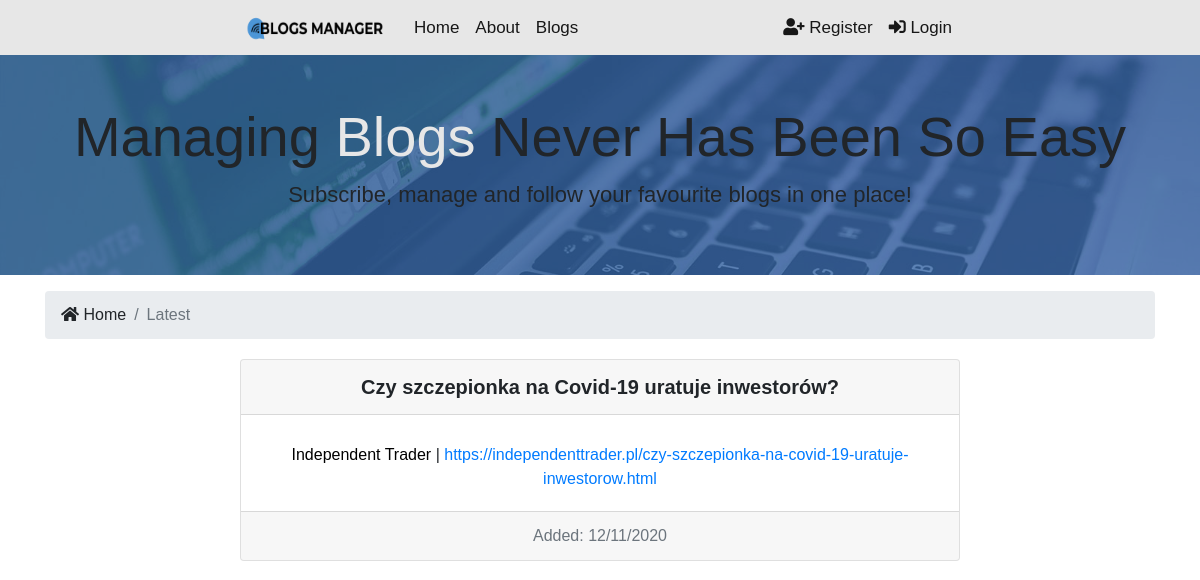
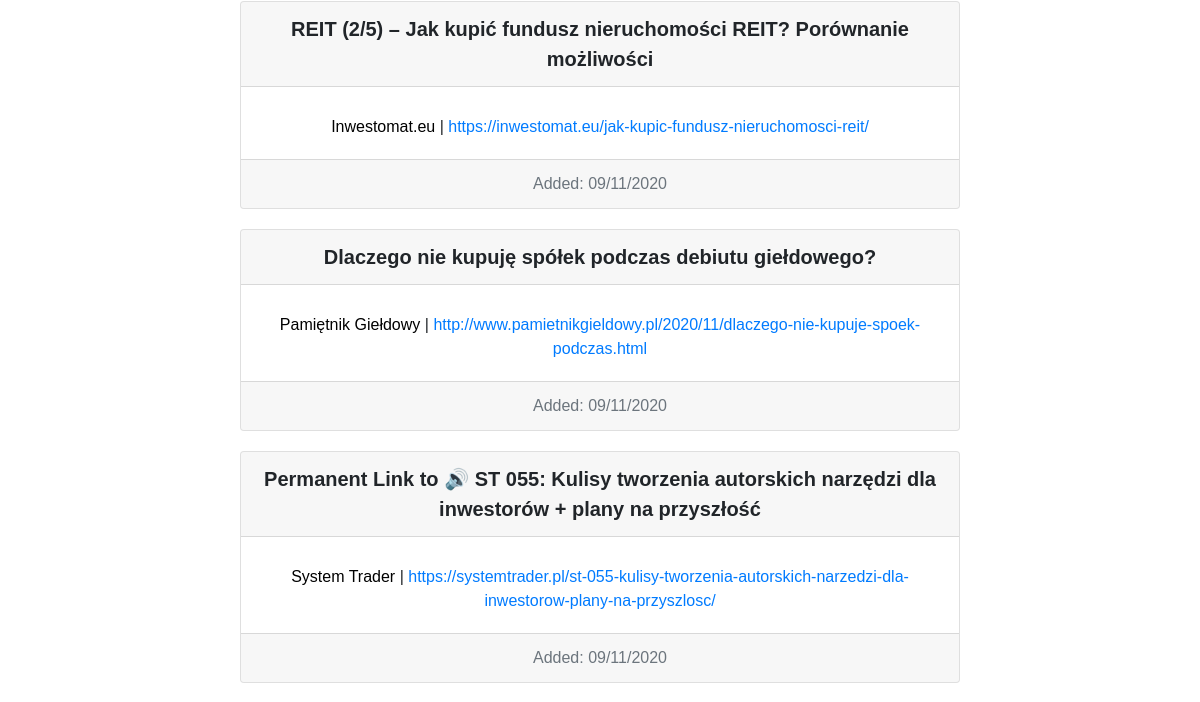
Before: / (upper part) with the older database file (2 pictures, top to bottom).
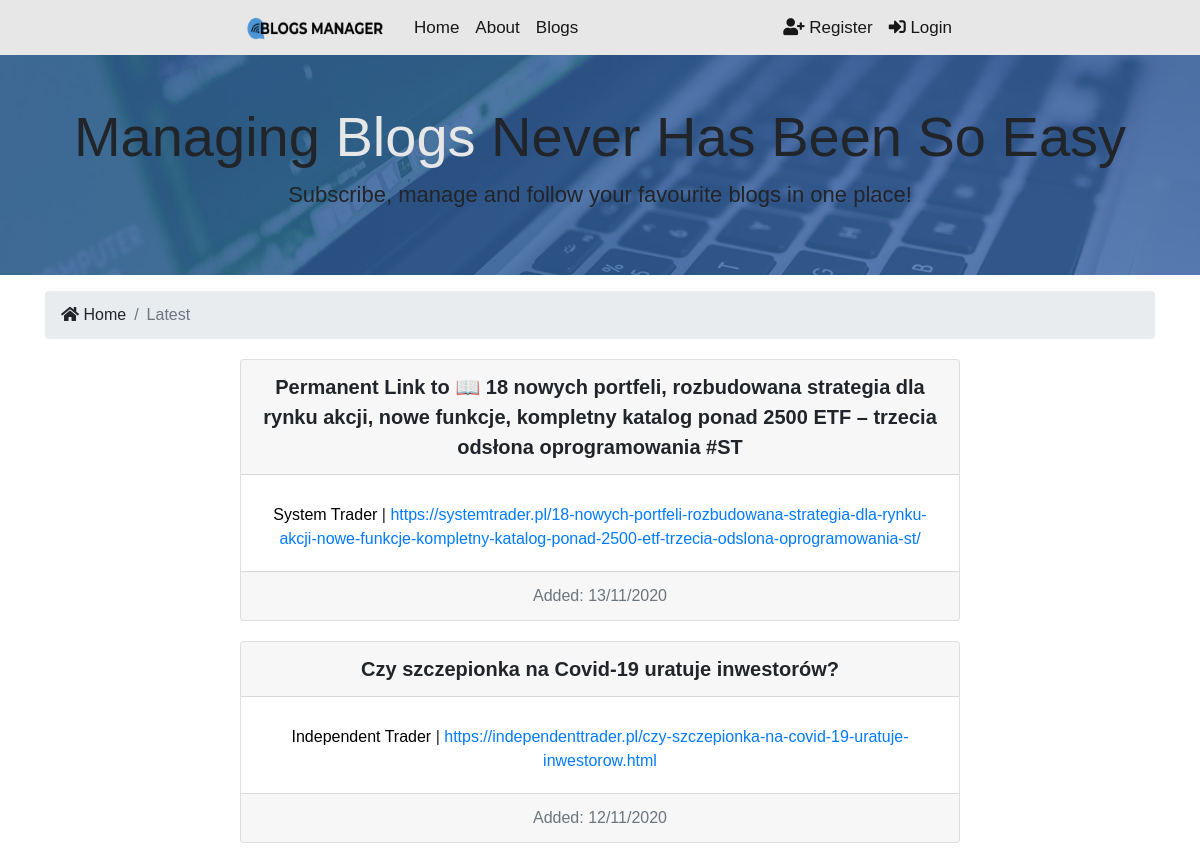
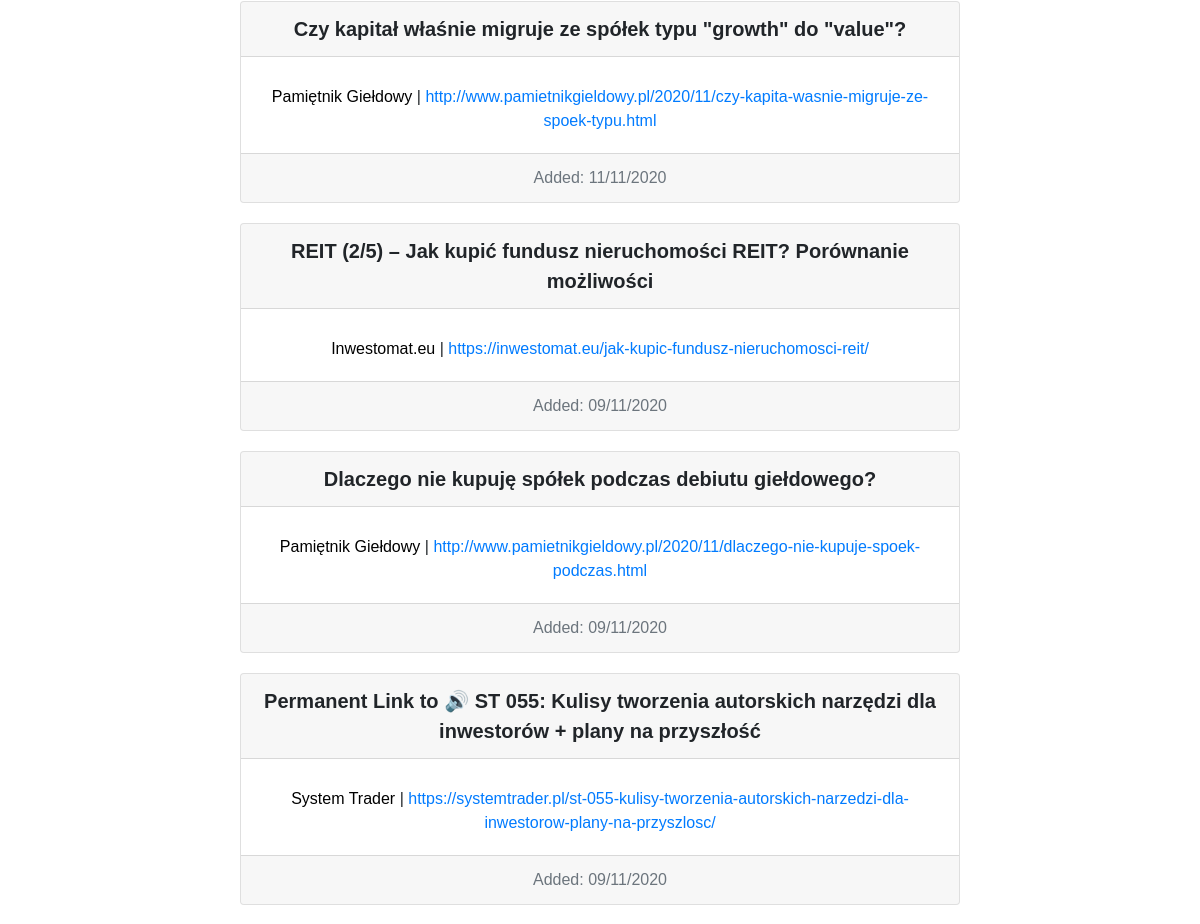
After: the same page with the newer database file (2 pictures, top to bottom).
### blogs/models.py (models this page shows, shortened)
class BlogPost(models.Model):
    name = models.CharField(max_length=200)
    url = models.CharField(max_length=200)
    added = models.DateTimeField()
    blog = models.ForeignKey(Blog, on_delete=models.CASCADE, related_name='blog_post')
    class Meta:
        ordering = ('-added',)

class Blog(models.Model):
    name = models.CharField(max_length=200)
    url = models.CharField(max_length=200)
    author = models.CharField(max_length=100)
    genre = models.CharField(choices=GENRE_CHOICES, default="IT", max_length=30)
    genre2 = models.CharField(choices=GENRE_CHOICES, blank=True, max_length=30)
    language = models.CharField(default="Polish", max_length=100)
    def __str__(self):
        return self.name

### pages/views.py (the view)
# urls.py: path("", views.index, name="blogs"),
def index(request):
    blog_posts = BlogPost.objects.all().order_by('-added', 'name')
    context = {"blog_posts": blog_posts}
    return render(request, "pages/index.html", context)

### templates/pages/index.html (shortened to what this page needs)
{% extends 'base.html' %}
{% block content %}
<section id="showcase-inner" class="py-5 text-black">
    <div class="container">
        <div class="row text-center">
            <div class="col-md-12">
                <h1 class="display-4">Managing <span style="color:#e7e7e7">Blogs</span> Never Has Been So Easy</h1>
                <p class="lead">Subscribe, manage and follow your favourite blogs in one place!  </p>
            </div>
        </div>
    </div>
</section>
<section id="bc" class="mt-3">
    <div class="container">
      <nav aria-label="breadcrumb">
        <ol class="breadcrumb">
            <li class="breadcrumb-item">
                <a href="{% url 'index' %}">
                <i class="fas fa-home"></i> Home</a>
            </li>
          <li class="breadcrumb-item active"> Latest</li>
        </ol>
      </nav>
    </div>
</section>
<section id="blogs">
    {% if blog_posts %}
        {% for blog_post in blog_posts %}
            <div class="card text-center">
                <div class="card-header">
                    {{ blog_post.name }}
                </div>
                    <div class="card-body">
                        <a href="{% url 'blog_info' pk=blog_post.blog.id %}" class="card-text no-link">{{blog_post.blog}}</a> | <a href="{{ blog_post.url }}" class="card-text">{{ blog_post.url }}</a>
                    </div>
                <div class="card-footer text-muted">
                Added: {{ blog_post.added|date:'d/m/Y' }}
                </div>
            </div>
        {% endfor %}
    {% else %}
        <div class="col-md-12">
            <p>No Blogs Available :(</p>
        </div>
    {% endif %}
</section>
{% endblock %}

### templates/base.html (shortened to what this page needs)
{% load static %}
<!DOCTYPE html>
<html lang="en">
<head>
    <link rel="stylesheet" href="https://stackpath.bootstrapcdn.com/bootstrap/4.5.0/css/bootstrap.min.css">
    <link rel="stylesheet" href="https://cdnjs.cloudflare.com/ajax/libs/font-awesome/5.14.0/css/all.min.css" />
    <link rel="stylesheet" type="text/css" href="{% static 'css/styles.css' %}">
</head>
<body>
    {% include 'partials/_navbar.html' %}
    {% block content %}
    {% endblock %}
</body>
</html>

### templates/partials/_navbar.html (shortened to what this page needs)
{% load static %}
<nav class="navbar navbar-expand-lg navbar-light bg-light">
	<a class="navbar-brand" href="{% url 'index' %}">
        <img src="{% static 'img/logo.png' %}" class="logo" alt="">
	</a>
    <div class="collapse navbar-collapse" id="navbarNav">
        <ul class="navbar-nav">
            <li class="nav-item">
                <a class="nav-link" href="{% url 'index' %}">Home </a>
            </li>
            <li class="nav-item">
                <a class="nav-link" href="#">About</a>
            </li>
            <li class="nav-item">
                <a class="nav-link" href="{% url 'blogs' %}">Blogs</a>
			</li>
		</ul>
	</div>
	<div class="collapse navbar-collapse justify-content-end" id="navbarNav">
        <ul class="navbar-nav">
            {% if user.is_authenticated %}
            <li class="nav-item justify-content-end">
                <a class="nav-link" href="{% url 'account' %}"><i class="fas fa-user"></i> Account</a>
            </li>
            <li class="nav-item justify-content-end">
                <a class="nav-link" href="{% url 'logout' %}"><i class="fas fa-sign-out-alt"></i> Logout</a>
			</li>
            {% else %}
			<li class="nav-item justify-content-end">
                <a class="nav-link" href="{% url 'register' %}"><i class="fas fa-user-plus"></i> Register</a>
			</li>
			<li class="nav-item justify-content-end">
                <a class="nav-link" href="{% url 'login' %}"><i class="fas fa-sign-in-alt"></i> Login</a>
            </li>
            {% endif %}
        </ul>
    </div>
</nav>

### blogs_manager/static/css/styles.css (style rules this page uses)
body { font-family: Impact, Charcoal, sans-serif; background-color: white; }
a.no-link:link { color: black; text-decoration: none; }
.bg-light { padding-left: 20%; padding-right: 20%; padding-bottom: 0; padding-top: 0; }
.navbar { background-color: #e7e7e7!important; }
.logo { width: 150px; height: 45px; }
.navbar-light .navbar-nav .nav-link { color: rgba(0,0,0, 0.9); font-size: 17px; }
.lead { font-size: 22px; }
#showcase-inner { background: url(../img/background.jpg) no-repeat center; background-size: cover; position: relative; overflow: hidden; min-height: 180px; }
#showcase-inner::before { background: rgba(55, 113, 189, 0.65); background-size: cover; content: ''; position: absolute; top: 0; left: 0; min-height: 100%; width: 100%; }
.breadcrumb-item a, a:hover, a:focus, a:active { text-decoration: none; color: inherit; }
.card { margin-top: 20px; margin-bottom: 20px; margin-left: 20%; margin-right: 20%; }
.card-header { font-size: 20px; font-weight: bold; }
.card-text { margin-bottom: 8px; }
.col-md-12 p { text-align: center; }

Changed rows visible on the page:
added BlogPost: name "Permanent Link to 📖 18 nowych portfeli, rozbudowana strategia dla rynku akcji, nowe funkcje, kompletny katalog ponad 2500 ETF – trzecia odsłona oprogramowania #ST", blog "System Trader", url "https://systemtrader.pl/18-nowych-portfeli-rozbudowana-strategia-dla-rynku-akcji-nowe-funkcje-kompletny-katalog-ponad-2500-etf-trzecia-odslona-oprogramowania-st/", added "13/11/2020"
added BlogPost: name "Czy kapitał właśnie migruje ze spółek typu \"growth\" do \"value\"?", blog "Pamiętnik Giełdowy", url "http://www.pamietnikgieldowy.pl/2020/11/czy-kapita-wasnie-migruje-ze-spoek-typu.html", added "11/11/2020"
